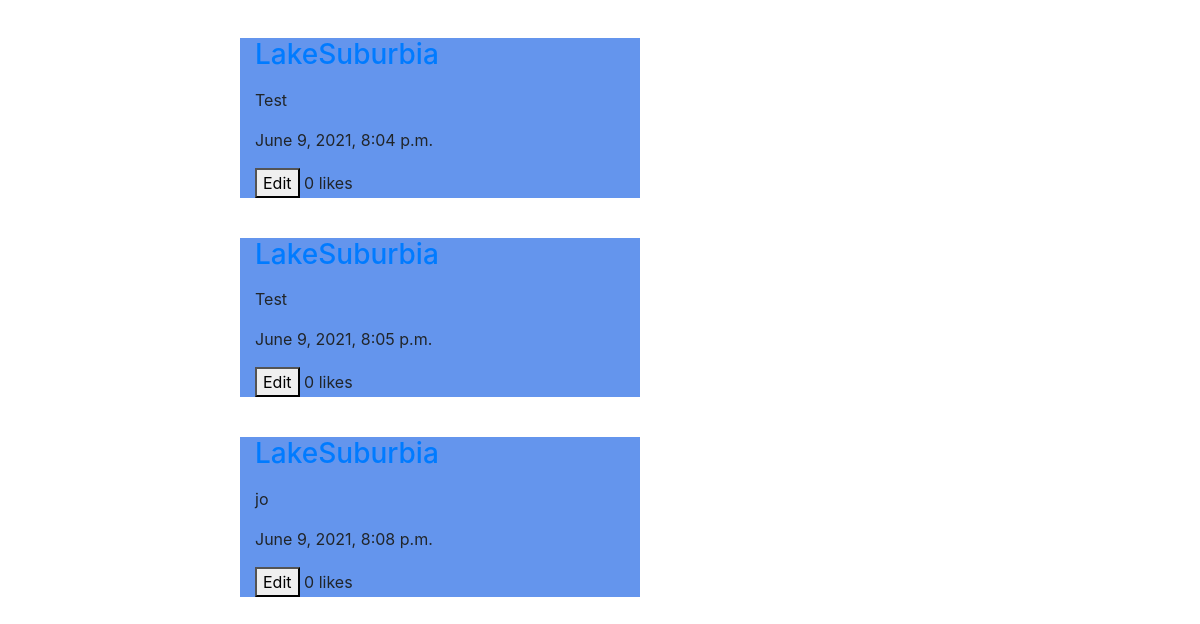
The page /user/2 (signed in, lower part) on the database as committed earlier.
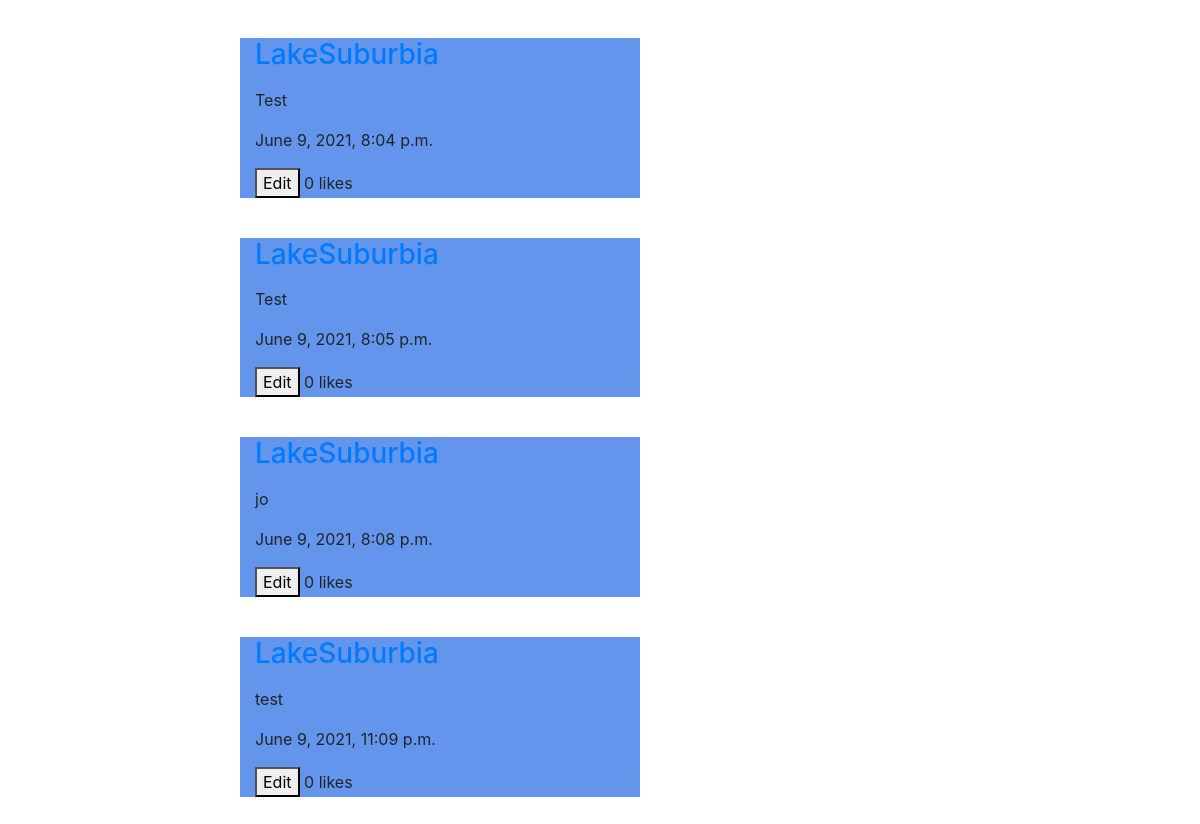
The same page on the database as committed later.
### network/models.py (models this page shows)
class Post(models.Model):
    poster = models.ForeignKey('User', on_delete=models.CASCADE)
    body = models.TextField(max_length=140)
    timestamp = models.DateTimeField(auto_now_add=True)
    like = models.IntegerField(default=0)

class User(AbstractUser):
    pass

### network/views.py (the view)
# urls.py: path("user/<int:userid>", views.userpage, name="user"),
def userpage(request, userid):
    user = User.objects.get(id = userid)
    posts = Post.objects.filter(poster = userid)
    followingcount = 0
    followercount = 0
    following = Follows.objects.filter(follower=userid)
    followingcount += following.count()
    followers = Follows.objects.filter(followee=userid)
    followercount += followers.count()
    follows = 0
    if followers.filter(follower = request.user).exists():
        follows = 1
    return render(request, "network/profile.html", {
        'username': user.username,
        'userid': userid,
        'followers': followercount,
        'following': followingcount,
        'posts': posts,
        'follows': follows
        })

### network/templates/network/profile.html (shortened to what this page needs)
{% extends "network/layout.html" %}
{% block body %}
    {% include 'network/posts.html' %}
{% endblock %}

### network/templates/network/posts.html (shortened to what this page needs)
{% load static %}
<link rel="stylesheet" href="https://stackpath.bootstrapcdn.com/bootstrap/4.4.1/css/bootstrap.min.css">
<link href="{% static 'network/styles.css' %}" rel="stylesheet">
<div id="posts-view">
    {% for post in posts%}
    <div class="col post">
        <a href="{% url 'user' post.poster.id%}"><h3>{{post.poster.username}}</h3></a>  {{post.body}} </p>
        <p class='timestamp'>{{post.timestamp}}</p>
        <p>
        {% if post.poster.id == user.id %}
                <button href="{% url 'edit' post.id %}">Edit</button>
        {% endif %}
        <span id="likecount{{post.id}}">{{post.like}}</span> likes
        </p>
    </div>
    <br />
    {% endfor %}
</div>

Rows that differ between the two databases and show on the page:
added Post: poster.username "LakeSuburbia", body "test", timestamp "June 9, 2021, 11:09 p.m.", shows "Edit", like "0"
